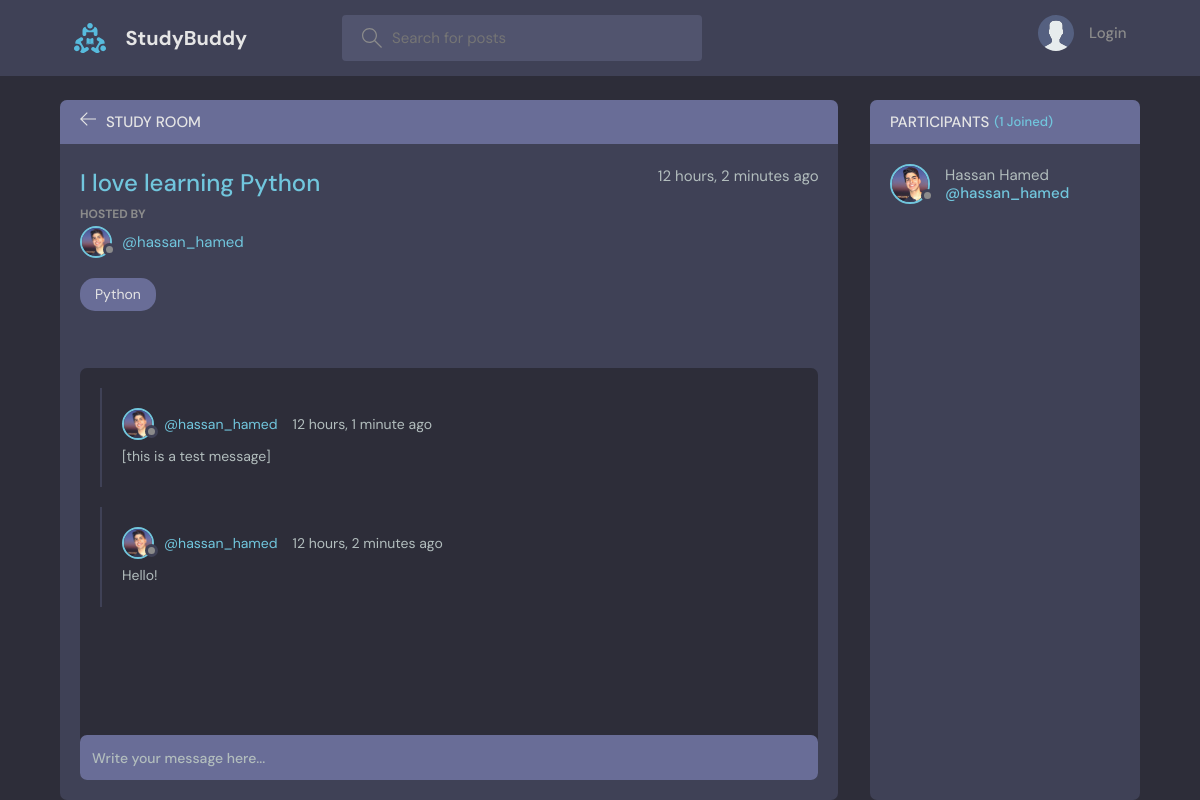
The app's page /room/1/, older data.
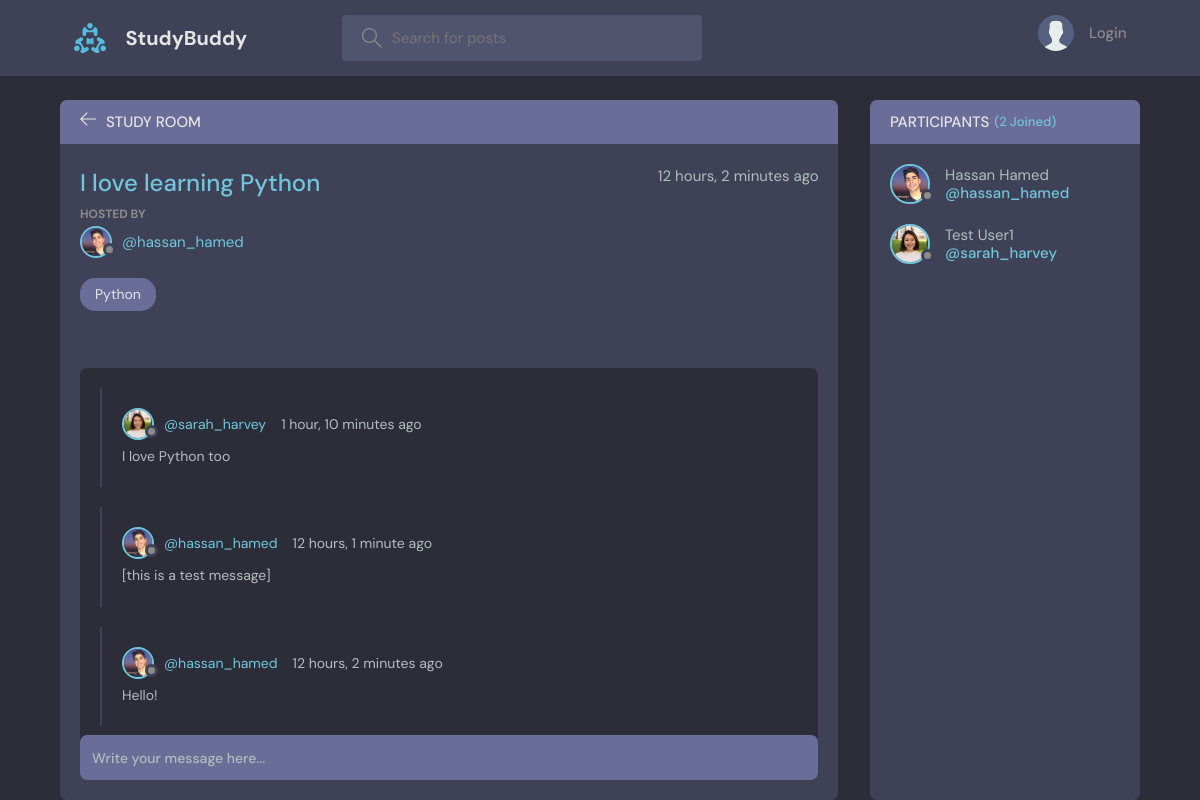
The same page, newer data.
### base/models.py (models this page shows, shortened)
class Message(models.Model):
    user = models.ForeignKey(User, on_delete=models.CASCADE)
    room = models.ForeignKey(Room, on_delete=models.CASCADE)
    body = models.TextField()
    updated = models.DateTimeField(auto_now=True)
    created = models.DateTimeField(auto_now_add=True)
    class Meta:
        ordering = ['-updated', '-created']

class User(AbstractUser):
    name = models.CharField(max_length=200, null=True)
    email = models.EmailField(unique=True, null=True)
    bio = models.TextField(null=True)
    avatar = models.ImageField(null=True, default="avatar.svg")
    USERNAME_FIELD = 'email'
    REQUIRED_FIELDS = []

### base/views.py (the view, shortened to what this page needs)
# urls.py: path('room/<str:pk>/', views.room, name="room"),
def room(request, pk):
    room = Room.objects.get(id=pk)
    room_messages = room.message_set.all()
    participants = room.participants.all()
    context = {'room': room, 'room_messages': room_messages,
               'participants': participants}
    return render(request, 'base/room.html', context)

### base/models.py (called while the page is built)
    def __str__(self):
        return self.name

### base/templates/base/room.html (shortened to what this page needs)
{% extends 'main.html' %}
{% block content %}
<main class="profile-page layout layout--2">
  <div class="container">
    <div class="room">
      <div class="room__top">
        <div class="room__topLeft">
          <a href="{% url 'home' %}">
            <svg version="1.1" xmlns="http://www.w3.org/2000/svg" width="32" height="32" viewBox="0 0 32 32">
              <title>arrow-left</title>
              <path
                d="M13.723 2.286l-13.723 13.714 13.719 13.714 1.616-1.611-10.96-10.96h27.625v-2.286h-27.625l10.965-10.965-1.616-1.607z">
              </path>
            </svg>
          </a>
          <h3>Study Room</h3>
        </div>
      </div>
      <div class="room__box scroll">
        <div class="room__header scroll">
          <div class="room__info">
            <h3>{{room.name}}</h3>
            <span>{{room.created|timesince}} ago</span>
          </div>
          <div class="room__hosted">
            <p>Hosted By</p>
            <a href="{% url 'user-profile' room.host.id %}" class="room__author">
              <div class="avatar avatar--small">
                <img src="{{room.host.avatar.url}}" />
              </div>
              <span>@{{room.host.username}}</span>
            </a>
          </div>
          <span class="room__topics">{{room.topic}}</span>
        </div>
        <div class="room__conversation">
          <div class="threads scroll">
            {% for message in room_messages %}
            <div class="thread">
              <div class="thread__top">
                <div class="thread__author">
                  <a href="{% url 'user-profile' message.user.id %}" class="thread__authorInfo">
                    <div class="avatar avatar--small">
                      <img src="{{message.user.avatar.url}}" />
                    </div>
                    <span>@{{message.user.username}}</span>
                  </a>
                  <span class="thread__date">{{message.created|timesince}} ago</span>
                </div>
              </div>
              <div class="thread__details">
                {{message.body}}
              </div>
            </div>
            {% endfor %}
          </div>
        </div>
      </div>
      <div class="room__message">
        <form action="" method="POST">
          <input name="body" placeholder="Write your message here..." />
        </form>
      </div>
    </div>
    <div class="participants">
      <h3 class="participants__top">Participants <span>({{participants.count}} Joined)</span></h3>
      <div class="participants__list scroll">
        {% for user in participants %}
        <a href="{%  url 'user-profile' user.id %}" class="participant">
          <div class="avatar avatar--medium">
            <img src="{{user.avatar.url}}" />
          </div>
          <p>
            {{user.name}}
            <span>@{{user.username}}</span>
          </p>
        </a>
        {% endfor %}
      </div>
    </div>
  </div>
</main>
{% endblock content %}

Row changes from the older to the newer data that the page shows:
added Message: user.avatar (picture), user.username "sarah_harvey", created "1 hour, 10 minutes", body "I love Python too"
added User: avatar (picture), name "Test User1", username "sarah_harvey"
Text that changed along with them:
{{ participants.count }}: "1" → "2"
